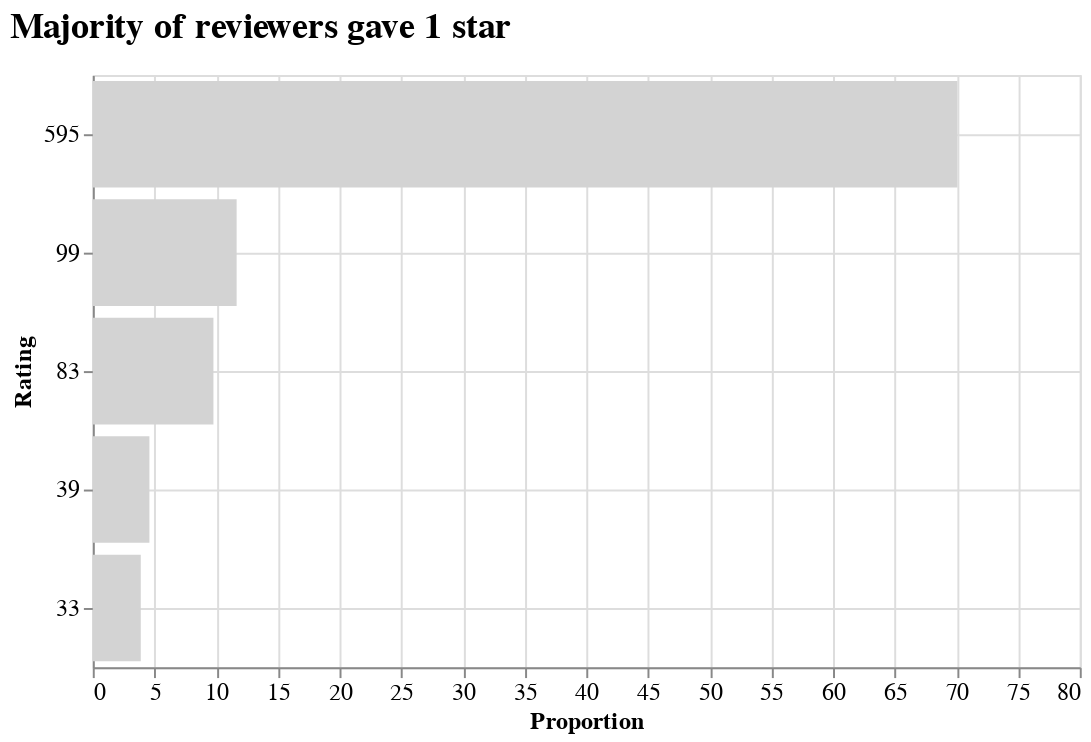

Here is the notebook cell this chart was saved with:
### Code cell
# how many people give 1 rating
alt.Chart(rating_df).mark_bar().encode(
    alt.X('proportion', title='Proportion'),
    alt.Y('rating:N', title='Rating', sort='-x'),
    tooltip=['rating', 'proportion'],
    color=alt.condition(
        alt.datum.rating == 1,
        alt.value('#0b421a'),  
        alt.value('lightgrey')) 
).properties(
    title=alt.Title('Majority of reviewers gave 1 star',
                    anchor='start',
                    fontSize=18,
                    offset=15),
    width=500, height=300
).configure_axis(
    labelFontSize=12,
    titleFontSize=12,
    grid=True
)

### Figure 1 — Vega-Lite specification as saved in the notebook (floating-point values rounded to 4 significant figures)
{"config": {"view": {"continuousWidth": 300, "continuousHeight": 300}, "axis": {"grid": true, "labelFontSize": 12, "titleFontSize": 12}}, "data": {"name": "data-3784c89e5ae7b9cbcbaef26a37238417"}, "mark": {"type": "bar"}, "encoding": {"color": {"condition": {"test": "(datum.rating === 1)", "value": "#0b421a"}, "value": "lightgrey"}, "tooltip": [{"field": "rating", "type": "quantitative"}, {"field": "proportion", "type": "quantitative"}], "x": {"field": "proportion", "title": "Proportion", "type": "quantitative"}, "y": {"field": "rating", "sort": "-x", "title": "Rating", "type": "nominal"}}, "height": 300, "title": {"text": "Majority of reviewers gave 1 star", "anchor": "start", "fontSize": 18, "offset": 15}, "width": 500, "$schema": "https://vega.github.io/schema/vega-lite/v5.17.0.json", "datasets": {"data-3784c89e5ae7b9cbcbaef26a37238417": [{"index": 1.0, "rating": 595, "proportion": 70.08}, {"index": 2.0, "rating": 99, "proportion": 11.66}, {"index": 5.0, "rating": 83, "proportion": 9.78}, {"index": 4.0, "rating": 39, "proportion": 4.59}, {"index": 3.0, "rating": 33, "proportion": 3.89}]}}
